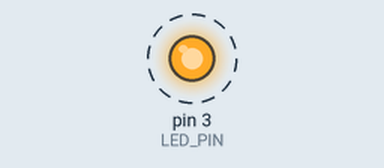
Bench run of a sketch on a simulated Arduino Uno, built with avr-gcc and run on an emulated ATmega328P. Parts: output pins drawn as LEDs (lit = HIGH). Dashed ring = blinking.

Above: at 0.5 s.
Timing chart, 0 to 4.6 s (numbered marks = the images above):
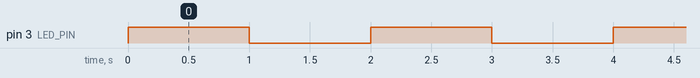

The sketch:

LED_Pin3.ino
```cpp
// Arduino Uno - GPIO 3번 핀으로 LED 켜고 끄기
// LED를 1초 간격으로 켰다 껐다 합니다.
// 배선: D3 → 저항(220Ω) → LED 긴 다리(+) / LED 짧은 다리(-) → GND

const int LED_PIN = 3;            // 디지털 3번 핀

void setup() {
  pinMode(LED_PIN, OUTPUT);       // 3번 핀을 출력으로 설정
}

void loop() {
  digitalWrite(LED_PIN, HIGH);    // LED 켜기 (5V)
  delay(1000);                    // 1초 대기
  digitalWrite(LED_PIN, LOW);     // LED 끄기 (0V)
  delay(1000);                    // 1초 대기
}
```

Measured:
- by itself, pin 3 (LED_PIN): alternates HIGH for 1.0 s and LOW for 1.0 s
